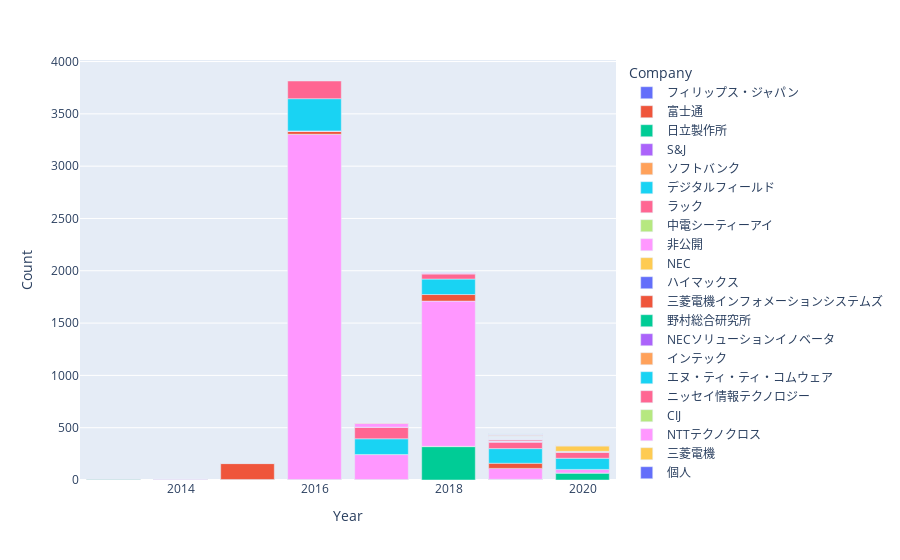

Notebook code for this chart:
### Code cell
fig = px.bar(
    size_company_year,
    x = "Year",
    y = "Count",
    color = "Company",
)
with open("citp-company.html", "w") as f:
    f.write(fig.to_html(include_plotlyjs="cdn"))
fig.show()

### Figure 1 — Plotly figure (JSON) as saved in the notebook; plotly's stock layout.template omitted (floating-point values rounded to 4 significant figures)
{"data": [{"alignmentgroup": "True", "hovertemplate": "Company=フィリップス・ジャパン<br>Year=%{x}<br>Count=%{y}<extra></extra>", "legendgroup": "フィリップス・ジャパン", "marker": {"color": "#636efa"}, "name": "フィリップス・ジャパン", "offsetgroup": "フィリップス・ジャパン", "orientation": "v", "showlegend": true, "textposition": "auto", "type": "bar", "x": [2013], "xaxis": "x", "y": [1], "yaxis": "y"}, {"alignmentgroup": "True", "hovertemplate": "Company=富士通<br>Year=%{x}<br>Count=%{y}<extra></extra>", "legendgroup": "富士通", "marker": {"color": "#EF553B"}, "name": "富士通", "offsetgroup": "富士通", "orientation": "v", "showlegend": true, "textposition": "auto", "type": "bar", "x": [2013, 2019], "xaxis": "x", "y": [1, 3], "yaxis": "y"}, {"alignmentgroup": "True", "hovertemplate": "Company=日立製作所<br>Year=%{x}<br>Count=%{y}<extra></extra>", "legendgroup": "日立製作所", "marker": {"color": "#00cc96"}, "name": "日立製作所", "offsetgroup": "日立製作所", "orientation": "v", "showlegend": true, "textposition": "auto", "type": "bar", "x": [2013, 2018, 2019, 2020], "xaxis": "x", "y": [2, 319, 2, 66], "yaxis": "y"}, {"alignmentgroup": "True", "hovertemplate": "Company=S&J<br>Year=%{x}<br>Count=%{y}<extra></extra>", "legendgroup": "S&J", "marker": {"color": "#ab63fa"}, "name": "S&J", "offsetgroup": "S&J", "orientation": "v", "showlegend": true, "textposition": "auto", "type": "bar", "x": [2014], "xaxis": "x", "y": [1], "yaxis": "y"}, {"alignmentgroup": "True", "hovertemplate": "Company=ソフトバンク<br>Year=%{x}<br>Count=%{y}<extra></extra>", "legendgroup": "ソフトバンク", "marker": {"color": "#FFA15A"}, "name": "ソフトバンク", "offsetgroup": "ソフトバンク", "orientation": "v", "showlegend": true, "textposition": "auto", "type": "bar", "x": [2014], "xaxis": "x", "y": [1], "yaxis": "y"}, {"alignmentgroup": "True", "hovertemplate": "Company=デジタルフィールド<br>Year=%{x}<br>Count=%{y}<extra></extra>", "legendgroup": "デジタルフィールド", "marker": {"color": "#19d3f3"}, "name": "デジタルフィールド", "offsetgroup": "デジタルフィールド", "orientation": "v", "showlegend": true, "textposition": "auto", "type": "bar", "x": [2014], "xaxis": "x", "y": [1], "yaxis": "y"}, {"alignmentgroup": "True", "hovertemplate": "Company=ラック<br>Year=%{x}<br>Count=%{y}<extra></extra>", "legendgroup": "ラック", "marker": {"color": "#FF6692"}, "name": "ラック", "offsetgroup": "ラック", "orientation": "v", "showlegend": true, "textposition": "auto", "type": "bar", "x": [2014, 2015], "xaxis": "x", "y": [1, 1], "yaxis": "y"}, {"alignmentgroup": "True", "hovertemplate": "Company=中電シーティーアイ<br>Year=%{x}<br>Count=%{y}<extra></extra>", "legendgroup": "中電シーティーアイ", "marker": {"color": "#B6E880"}, "name": "中電シーティーアイ", "offsetgroup": "中電シーティーアイ", "orientation": "v", "showlegend": true, "textposition": "auto", "type": "bar", "x": [2014, 2015, 2016, 2017, 2018, 2019, 2020], "xaxis": "x", "y": [2, 2, 5, 5, 3, 2, 1], "yaxis": "y"}, {"alignmentgroup": "True", "hovertemplate": "Company=非公開<br>Year=%{x}<br>Count=%{y}<extra></extra>", "legendgroup": "非公開", "marker": {"color": "#FF97FF"}, "name": "非公開", "offsetgroup": "非公開", "orientation": "v", "showlegend": true, "textposition": "auto", "type": "bar", "x": [2014, 2016, 2017, 2018, 2019, 2020], "xaxis": "x", "y": [3, 3299, 238, 1388, 104, 34], "yaxis": "y"}, {"alignmentgroup": "True", "hovertemplate": "Company=NEC<br>Year=%{x}<br>Count=%{y}<extra></extra>", "legendgroup": "NEC", "marker": {"color": "#FECB52"}, "name": "NEC", "offsetgroup": "NEC", "orientation": "v", "showlegend": true, "textposition": "auto", "type": "bar", "x": [2015, 2016, 2017], "xaxis": "x", "y": [1, 1, 1], "yaxis": "y"}, {"alignmentgroup": "True", "hovertemplate": "Company=ハイマックス<br>Year=%{x}<br>Count=%{y}<extra></extra>", "legendgroup": "ハイマックス", "marker": {"color": "#636efa"}, "name": "ハイマックス", "offsetgroup": "ハイマックス", "orientation": "v", "showlegend": true, "textposition": "auto", "type": "bar", "x": [2015], "xaxis": "x", "y": [1], "yaxis": "y"}, {"alignmentgroup": "True", "hovertemplate": "Company=三菱電機インフォメーションシステムズ<br>Year=%{x}<br>Count=%{y}<extra></extra>", "legendgroup": "三菱電機インフォメーションシステムズ", "marker": {"color": "#EF553B"}, "name": "三菱電機インフォメーションシステムズ", "offsetgroup": "三菱電機インフォメーションシステムズ", "orientation": "v", "showlegend": true, "textposition": "auto", "type": "bar", "x": [2015, 2016, 2018, 2019], "xaxis": "x", "y": [152, 28, 63, 49], "yaxis": "y"}, {"alignmentgroup": "True", "hovertemplate": "Company=野村総合研究所<br>Year=%{x}<br>Count=%{y}<extra></extra>", "legendgroup": "野村総合研究所", "marker": {"color": "#00cc96"}, "name": "野村総合研究所", "offsetgroup": "野村総合研究所", "orientation": "v", "showlegend": true, "textposition": "auto", "type": "bar", "x": [2015, 2016], "xaxis": "x", "y": [1, 1], "yaxis": "y"}, {"alignmentgroup": "True", "hovertemplate": "Company=NECソリューションイノベータ<br>Year=%{x}<br>Count=%{y}<extra></extra>", "legendgroup": "NECソリューションイノベータ", "marker": {"color": "#ab63fa"}, "name": "NECソリューションイノベータ", "offsetgroup": "NECソリューションイノベータ", "orientation": "v", "showlegend": true, "textposition": "auto", "type": "bar", "x": [2016], "xaxis": "x", "y": [1], "yaxis": "y"}, {"alignmentgroup": "True", "hovertemplate": "Company=インテック<br>Year=%{x}<br>Count=%{y}<extra></extra>", "legendgroup": "インテック", "marker": {"color": "#FFA15A"}, "name": "インテック", "offsetgroup": "インテック", "orientation": "v", "showlegend": true, "textposition": "auto", "type": "bar", "x": [2016], "xaxis": "x", "y": [2], "yaxis": "y"}, {"alignmentgroup": "True", "hovertemplate": "Company=エヌ・ティ・ティ・コムウェア<br>Year=%{x}<br>Count=%{y}<extra></extra>", "legendgroup": "エヌ・ティ・ティ・コムウェア", "marker": {"color": "#19d3f3"}, "name": "エヌ・ティ・ティ・コムウェア", "offsetgroup": "エヌ・ティ・ティ・コムウェア", "orientation": "v", "showlegend": true, "textposition": "auto", "type": "bar", "x": [2016, 2017, 2018, 2019, 2020], "xaxis": "x", "y": [308, 150, 148, 140, 107], "yaxis": "y"}, {"alignmentgroup": "True", "hovertemplate": "Company=ニッセイ情報テクノロジー<br>Year=%{x}<br>Count=%{y}<extra></extra>", "legendgroup": "ニッセイ情報テクノロジー", "marker": {"color": "#FF6692"}, "name": "ニッセイ情報テクノロジー", "offsetgroup": "ニッセイ情報テクノロジー", "orientation": "v", "showlegend": true, "textposition": "auto", "type": "bar", "x": [2016, 2017, 2018, 2019, 2020], "xaxis": "x", "y": [169, 110, 48, 61, 57], "yaxis": "y"}, {"alignmentgroup": "True", "hovertemplate": "Company=CIJ<br>Year=%{x}<br>Count=%{y}<extra></extra>", "legendgroup": "CIJ", "marker": {"color": "#B6E880"}, "name": "CIJ", "offsetgroup": "CIJ", "orientation": "v", "showlegend": true, "textposition": "auto", "type": "bar", "x": [2017], "xaxis": "x", "y": [1], "yaxis": "y"}, {"alignmentgroup": "True", "hovertemplate": "Company=NTTテクノクロス<br>Year=%{x}<br>Count=%{y}<extra></extra>", "legendgroup": "NTTテクノクロス", "marker": {"color": "#FF97FF"}, "name": "NTTテクノクロス", "offsetgroup": "NTTテクノクロス", "orientation": "v", "showlegend": true, "textposition": "auto", "type": "bar", "x": [2017, 2018, 2019], "xaxis": "x", "y": [38, 10, 9], "yaxis": "y"}, {"alignmentgroup": "True", "hovertemplate": "Company=三菱電機<br>Year=%{x}<br>Count=%{y}<extra></extra>", "legendgroup": "三菱電機", "marker": {"color": "#FECB52"}, "name": "三菱電機", "offsetgroup": "三菱電機", "orientation": "v", "showlegend": true, "textposition": "auto", "type": "bar", "x": [2017], "xaxis": "x", "y": [1], "yaxis": "y"}, {"alignmentgroup": "True", "hovertemplate": "Company=個人<br>Year=%{x}<br>Count=%{y}<extra></extra>", "legendgroup": "個人", "marker": {"color": "#636efa"}, "name": "個人", "offsetgroup": "個人", "orientation": "v", "showlegend": true, "textposition": "auto", "type": "bar", "x": [2018], "xaxis": "x", "y": [1], "yaxis": "y"}, {"alignmentgroup": "True", "hovertemplate": "Company=大阪府警察本部<br>Year=%{x}<br>Count=%{y}<extra></extra>", "legendgroup": "大阪府警察本部", "marker": {"color": "#EF553B"}, "name": "大阪府警察本部", "offsetgroup": "大阪府警察本部", "orientation": "v", "showlegend": true, "textposition": "auto", "type": "bar", "x": [2018], "xaxis": "x", "y": [1], "yaxis": "y"}, {"alignmentgroup": "True", "hovertemplate": "Company=CCアーキテクト<br>Year=%{x}<br>Count=%{y}<extra></extra>", "legendgroup": "CCアーキテクト", "marker": {"color": "#00cc96"}, "name": "CCアーキテクト", "offsetgroup": "CCアーキテクト", "orientation": "v", "showlegend": true, "textposition": "auto", "type": "bar", "x": [2019], "xaxis": "x", "y": [1], "yaxis": "y"}, {"alignmentgroup": "True", "hovertemplate": "Company=JCCソフト<br>Year=%{x}<br>Count=%{y}<extra></extra>", "legendgroup": "JCCソフト", "marker": {"color": "#ab63fa"}, "name": "JCCソフト", "offsetgroup": "JCCソフト", "orientation": "v", "showlegend": true, "textposition": "auto", "type": "bar", "x": [2019], "xaxis": "x", "y": [1], "yaxis": "y"}, {"alignmentgroup": "True", "hovertemplate": "Company=Ovum Software<br>Year=%{x}<br>Count=%{y}<extra></extra>", "legendgroup": "Ovum Software", "marker": {"color": "#FFA15A"}, "name": "Ovum Software", "offsetgroup": "Ovum Software", "orientation": "v", "showlegend": true, "textposition": "auto", "type": "bar", "x": [2019], "xaxis": "x", "y": [1], "yaxis": "y"}, {"alignmentgroup": "True", "hovertemplate": "Company=SHIFT<br>Year=%{x}<br>Count=%{y}<extra></extra>", "legendgroup": "SHIFT", "marker": {"color": "#19d3f3"}, "name": "SHIFT", "offsetgroup": "SHIFT", "orientation": "v", "showlegend": true, "textposition": "auto", "type": "bar", "x": [2019], "xaxis": "x", "y": [1], "yaxis": "y"}, {"alignmentgroup": "True", "hovertemplate": "Company=みずほ情報総研<br>Year=%{x}<br>Count=%{y}<extra></extra>", "legendgroup": "みずほ情報総研", "marker": {"color": "#FF6692"}, "name": "みずほ情報総研", "offsetgroup": "みずほ情報総研", "orientation": "v", "showlegend": true, "textposition": "auto", "type": "bar", "x": [2019, 2020], "xaxis": "x", "y": [15, 3], "yaxis": "y"}, {"alignmentgroup": "True", "hovertemplate": "Company=みずほ銀行<br>Year=%{x}<br>Count=%{y}<extra></extra>", "legendgroup": "みずほ銀行", "marker": {"color": "#B6E880"}, "name": "みずほ銀行", "offsetgroup": "みずほ銀行", "orientation": "v", "showlegend": true, "textposition": "auto", "type": "bar", "x": [2019], "xaxis": "x", "y": [1], "yaxis": "y"}, {"alignmentgroup": "True", "hovertemplate": "Company=アイテック阪急阪神<br>Year=%{x}<br>Count=%{y}<extra></extra>", "legendgroup": "アイテック阪急阪神", "marker": {"color": "#FF97FF"}, "name": "アイテック阪急阪神", "offsetgroup": "アイテック阪急阪神", "orientation": "v", "showlegend": true, "textposition": "auto", "type": "bar", "x": [2019], "xaxis": "x", "y": [1], "yaxis": "y"}, {"alignmentgroup": "True", "hovertemplate": "Company=アジア航測<br>Year=%{x}<br>Count=%{y}<extra></extra>", "legendgroup": "アジア航測", "marker": {"color": "#FECB52"}, "name": "アジア航測", "offsetgroup": "アジア航測", "orientation": "v", "showlegend": true, "textposition": "auto", "type": "bar", "x": [2019], "xaxis": "x", "y": [1], "yaxis": "y"}, {"alignmentgroup": "True", "hovertemplate": "Company=インテグレーションテクノロジー<br>Year=%{x}<br>Count=%{y}<extra></extra>", "legendgroup": "インテグレーションテクノロジー", "marker": {"color": "#636efa"}, "name": "インテグレーションテクノロジー", "offsetgroup": "インテグレーションテクノロジー", "orientation": "v", "showlegend": true, "textposition": "auto", "type": "bar", "x": [2019], "xaxis": "x", "y": [1], "yaxis": "y"}, {"alignmentgroup": "True", "hovertemplate": "Company=イー・フォース<br>Year=%{x}<br>Count=%{y}<extra></extra>", "legendgroup": "イー・フォース", "marker": {"color": "#EF553B"}, "name": "イー・フォース", "offsetgroup": "イー・フォース", "orientation": "v", "showlegend": true, "textposition": "auto", "type": "bar", "x": [2019], "xaxis": "x", "y": [1], "yaxis": "y"}, {"alignmentgroup": "True", "hovertemplate": "Company=エクセディア・コンサルティング<br>Year=%{x}<br>Count=%{y}<extra></extra>", "legendgroup": "エクセディア・コンサルティング", "marker": {"color": "#00cc96"}, "name": "エクセディア・コンサルティング", "offsetgroup": "エクセディア・コンサルティング", "orientation": "v", "showlegend": true, "textposition": "auto", "type": "bar", "x": [2019], "xaxis": "x", "y": [1], "yaxis": "y"}, {"alignmentgroup": "True", "hovertemplate": "Company=エリクソン・ジャパン<br>Year=%{x}<br>Count=%{y}<extra></extra>", "legendgroup": "エリクソン・ジャパン", "marker": {"color": "#ab63fa"}, "name": "エリクソン・ジャパン", "offsetgroup": "エリクソン・ジャパン", "orientation": "v", "showlegend": true, "textposition": "auto", "type": "bar", "x": [2019], "xaxis": "x", "y": [1], "yaxis": "y"}, {"alignmentgroup": "True", "hovertemplate": "Company=クリモトビジネスアソシエイツ<br>Year=%{x}<br>Count=%{y}<extra></extra>", "legendgroup": "クリモトビジネスアソシエイツ", "marker": {"color": "#FFA15A"}, "name": "クリモトビジネスアソシエイツ", "offsetgroup": "クリモトビジネスアソシエイツ", "orientation": "v", "showlegend": true, "textposition": "auto", "type": "bar", "x": [2019], "xaxis": "x", "y": [1], "yaxis": "y"}, {"alignmentgroup": "True", "hovertemplate": "Company=コンピュートロン<br>Year=%{x}<br>Count=%{y}<extra></extra>", "legendgroup": "コンピュートロン", "marker": {"color": "#19d3f3"}, "name": "コンピュートロン", "offsetgroup": "コンピュートロン", "orientation": "v", "showlegend": true, "textposition": "auto", "type": "bar", "x": [2019], "xaxis": "x", "y": [1], "yaxis": "y"}, {"alignmentgroup": "True", "hovertemplate": "Company=スクウェア・エニックス<br>Year=%{x}<br>Count=%{y}<extra></extra>", "legendgroup": "スクウェア・エニックス", "marker": {"color": "#FF6692"}, "name": "スクウェア・エニックス", "offsetgroup": "スクウェア・エニックス", "orientation": "v", "showlegend": true, "textposition": "auto", "type": "bar", "x": [2019], "xaxis": "x", "y": [1], "yaxis": "y"}, {"alignmentgroup": "True", "hovertemplate": "Company=ソフトウェアコントロール<br>Year=%{x}<br>Count=%{y}<extra></extra>", "legendgroup": "ソフトウェアコントロール", "marker": {"color": "#B6E880"}, "name": "ソフトウェアコントロール", "offsetgroup": "ソフトウェアコントロール", "orientation": "v", "showlegend": true, "textposition": "auto", "type": "bar", "x": [2019], "xaxis": "x", "y": [1], "yaxis": "y"}, {"alignmentgroup": "True", "hovertemplate": "Company=ソフトバンク・テクノロジー<br>Year=%{x}<br>Count=%{y}<extra></extra>", "legendgroup": "ソフトバンク・テクノロジー", "marker": {"color": "#FF97FF"}, "name": "ソフトバンク・テクノロジー", "offsetgroup": "ソフトバンク・テクノロジー", "orientation": "v", "showlegend": true, "textposition": "auto", "type": "bar", "x": [2019], "xaxis": "x", "y": [1], "yaxis": "y"}, {"alignmentgroup": "True", "hovertemplate": "Company=デンソー<br>Year=%{x}<br>Count=%{y}<extra></extra>", "legendgroup": "デンソー", "marker": {"color": "#FECB52"}, "name": "デンソー", "offsetgroup": "デンソー", "orientation": "v", "showlegend": true, "textposition": "auto", "type": "bar", "x": [2019], "xaxis": "x", "y": [1], "yaxis": "y"}, {"alignmentgroup": "True", "hovertemplate": "Company=トヨタ自動車<br>Year=%{x}<br>Count=%{y}<extra></extra>", "legendgroup": "トヨタ自動車", "marker": {"color": "#636efa"}, "name": "トヨタ自動車", "offsetgroup": "トヨタ自動車", "orientation": "v", "showlegend": true, "textposition": "auto", "type": "bar", "x": [2019], "xaxis": "x", "y": [1], "yaxis": "y"}, {"alignmentgroup": "True", "hovertemplate": "Company=ハルコム<br>Year=%{x}<br>Count=%{y}<extra></extra>", "legendgroup": "ハルコム", "marker": {"color": "#EF553B"}, "name": "ハルコム", "offsetgroup": "ハルコム", "orientation": "v", "showlegend": true, "textposition": "auto", "type": "bar", "x": [2019], "xaxis": "x", "y": [1], "yaxis": "y"}, {"alignmentgroup": "True", "hovertemplate": "Company=ファースト<br>Year=%{x}<br>Count=%{y}<extra></extra>", "legendgroup": "ファースト", "marker": {"color": "#00cc96"}, "name": "ファースト", "offsetgroup": "ファースト", "orientation": "v", "showlegend": true, "textposition": "auto", "type": "bar", "x": [2019], "xaxis": "x", "y": [1], "yaxis": "y"}, {"alignmentgroup": "True", "hovertemplate": "Company=マクニカ<br>Year=%{x}<br>Count=%{y}<extra></extra>", "legendgroup": "マクニカ", "marker": {"color": "#ab63fa"}, "name": "マクニカ", "offsetgroup": "マクニカ", "orientation": "v", "showlegend": true, "textposition": "auto", "type": "bar", "x": [2019], "xaxis": "x", "y": [1], "yaxis": "y"}, {"alignmentgroup": "True", "hovertemplate": "Company=リコー<br>Year=%{x}<br>Count=%{y}<extra></extra>", "legendgroup": "リコー", "marker": {"color": "#FFA15A"}, "name": "リコー", "offsetgroup": "リコー", "orientation": "v", "showlegend": true, "textposition": "auto", "type": "bar", "x": [2019, 2020], "xaxis": "x", "y": [1, 2], "yaxis": "y"}, {"alignmentgroup": "True", "hovertemplate": "Company=三井物産セキュアディレクション<br>Year=%{x}<br>Count=%{y}<extra></extra>", "legendgroup": "三井物産セキュアディレクション", "marker": {"color": "#19d3f3"}, "name": "三井物産セキュアディレクション", "offsetgroup": "三井物産セキュアディレクション", "orientation": "v", "showlegend": true, "textposition": "auto", "type": "bar", "x": [2019], "xaxis": "x", "y": [1], "yaxis": "y"}, {"alignmentgroup": "True", "hovertemplate": "Company=三菱電機マイコン機器ソフトウエア<br>Year=%{x}<br>Count=%{y}<extra></extra>", "legendgroup": "三菱電機マイコン機器ソフトウエア", "marker": {"color": "#FF6692"}, "name": "三菱電機マイコン機器ソフトウエア", "offsetgroup": "三菱電機マイコン機器ソフトウエア", "orientation": "v", "showlegend": true, "textposition": "auto", "type": "bar", "x": [2019], "xaxis": "x", "y": [1], "yaxis": "y"}, {"alignmentgroup": "True", "hovertemplate": "Company=京セラ<br>Year=%{x}<br>Count=%{y}<extra></extra>", "legendgroup": "京セラ", "marker": {"color": "#B6E880"}, "name": "京セラ", "offsetgroup": "京セラ", "orientation": "v", "showlegend": true, "textposition": "auto", "type": "bar", "x": [2019], "xaxis": "x", "y": [1], "yaxis": "y"}, {"alignmentgroup": "True", "hovertemplate": "Company=力武健次技術士事務所<br>Year=%{x}<br>Count=%{y}<extra></extra>", "legendgroup": "力武健次技術士事務所", "marker": {"color": "#FF97FF"}, "name": "力武健次技術士事務所", "offsetgroup": "力武健次技術士事務所", "orientation": "v", "showlegend": true, "textposition": "auto", "type": "bar", "x": [2019], "xaxis": "x", "y": [1], "yaxis": "y"}, {"alignmentgroup": "True", "hovertemplate": "Company=坂東技術士事務所<br>Year=%{x}<br>Count=%{y}<extra></extra>", "legendgroup": "坂東技術士事務所", "marker": {"color": "#FECB52"}, "name": "坂東技術士事務所", "offsetgroup": "坂東技術士事務所", "orientation": "v", "showlegend": true, "textposition": "auto", "type": "bar", "x": [2019], "xaxis": "x", "y": [1], "yaxis": "y"}, {"alignmentgroup": "True", "hovertemplate": "Company=大脇技術士事務所<br>Year=%{x}<br>Count=%{y}<extra></extra>", "legendgroup": "大脇技術士事務所", "marker": {"color": "#636efa"}, "name": "大脇技術士事務所", "offsetgroup": "大脇技術士事務所", "orientation": "v", "showlegend": true, "textposition": "auto", "type": "bar", "x": [2019], "xaxis": "x", "y": [1], "yaxis": "y"}, {"alignmentgroup": "True", "hovertemplate": "Company=太平洋工業<br>Year=%{x}<br>Count=%{y}<extra></extra>", "legendgroup": "太平洋工業", "marker": {"color": "#EF553B"}, "name": "太平洋工業", "offsetgroup": "太平洋工業", "orientation": "v", "showlegend": true, "textposition": "auto", "type": "bar", "x": [2019], "xaxis": "x", "y": [1], "yaxis": "y"}, {"alignmentgroup": "True", "hovertemplate": "Company=山下設計<br>Year=%{x}<br>Count=%{y}<extra></extra>", "legendgroup": "山下設計", "marker": {"color": "#00cc96"}, "name": "山下設計", "offsetgroup": "山下設計", "orientation": "v", "showlegend": true, "textposition": "auto", "type": "bar", "x": [2019], "xaxis": "x", "y": [1], "yaxis": "y"}, {"alignmentgroup": "True", "hovertemplate": "Company=山脇学園<br>Year=%{x}<br>Count=%{y}<extra></extra>", "legendgroup": "山脇学園", "marker": {"color": "#ab63fa"}, "name": "山脇学園", "offsetgroup": "山脇学園", "orientation": "v", "showlegend": true, "textposition": "auto", "type": "bar", "x": [2019], "xaxis": "x", "y": [1], "yaxis": "y"}, {"alignmentgroup": "True", "hovertemplate": "Company=日本工営<br>Year=%{x}<br>Count=%{y}<extra></extra>", "legendgroup": "日本工営", "marker": {"color": "#FFA15A"}, "name": "日本工営", "offsetgroup": "日本工営", "orientation": "v", "showlegend": true, "textposition": "auto", "type": "bar", "x": [2019], "xaxis": "x", "y": [2], "yaxis": "y"}, {"alignmentgroup": "True", "hovertemplate": "Company=日本ＮＣＲ<br>Year=%{x}<br>Count=%{y}<extra></extra>", "legendgroup": "日本ＮＣＲ", "marker": {"color": "#19d3f3"}, "name": "日本ＮＣＲ", "offsetgroup": "日本ＮＣＲ", "orientation": "v", "showlegend": true, "textposition": "auto", "type": "bar", "x": [2019], "xaxis": "x", "y": [1], "yaxis": "y"}, {"alignmentgroup": "True", "hovertemplate": "Company=日立システムズ<br>Year=%{x}<br>Count=%{y}<extra></extra>", "legendgroup": "日立システムズ", "marker": {"color": "#FF6692"}, "name": "日立システムズ", "offsetgroup": "日立システムズ", "orientation": "v", "showlegend": true, "textposition": "auto", "type": "bar", "x": [2019], "xaxis": "x", "y": [1], "yaxis": "y"}, {"alignmentgroup": "True", "hovertemplate": "Company=日立ソリューションズ・クリエイト<br>Year=%{x}<br>Count=%{y}<extra></extra>", "legendgroup": "日立ソリューションズ・クリエイト", "marker": {"color": "#B6E880"}, "name": "日立ソリューションズ・クリエイト", "offsetgroup": "日立ソリューションズ・クリエイト", "orientation": "v", "showlegend": true, "textposition": "auto", "type": "bar", "x": [2019], "xaxis": "x", "y": [1], "yaxis": "y"}, {"alignmentgroup": "True", "hovertemplate": "Company=日立産機システム<br>Year=%{x}<br>Count=%{y}<extra></extra>", "legendgroup": "日立産機システム", "marker": {"color": "#FF97FF"}, "name": "日立産機システム", "offsetgroup": "日立産機システム", "orientation": "v", "showlegend": true, "textposition": "auto", "type": "bar", "x": [2019], "xaxis": "x", "y": [1], "yaxis": "y"}, {"alignmentgroup": "True", "hovertemplate": "Company=東京ガスｉネット<br>Year=%{x}<br>Count=%{y}<extra></extra>", "legendgroup": "東京ガスｉネット", "marker": {"color": "#FECB52"}, "name": "東京ガスｉネット", "offsetgroup": "東京ガスｉネット", "orientation": "v", "showlegend": true, "textposition": "auto", "type": "bar", "x": [2019], "xaxis": "x", "y": [1], "yaxis": "y"}, {"alignmentgroup": "True", "hovertemplate": "Company=東京工業高等専門学校<br>Year=%{x}<br>Count=%{y}<extra></extra>", "legendgroup": "東京工業高等専門学校", "marker": {"color": "#636efa"}, "name": "東京工業高等専門学校", "offsetgroup": "東京工業高等専門学校", "orientation": "v", "showlegend": true, "textposition": "auto", "type": "bar", "x": [2019], "xaxis": "x", "y": [1], "yaxis": "y"}, {"alignmentgroup": "True", "hovertemplate": "Company=東芝インフラシステムズ<br>Year=%{x}<br>Count=%{y}<extra></extra>", "legendgroup": "東芝インフラシステムズ", "marker": {"color": "#EF553B"}, "name": "東芝インフラシステムズ", "offsetgroup": "東芝インフラシステムズ", "orientation": "v", "showlegend": true, "textposition": "auto", "type": "bar", "x": [2019], "xaxis": "x", "y": [6], "yaxis": "y"}, {"alignmentgroup": "True", "hovertemplate": "Company=東芝デジタルソリューションズ<br>Year=%{x}<br>Count=%{y}<extra></extra>", "legendgroup": "東芝デジタルソリューションズ", "marker": {"color": "#00cc96"}, "name": "東芝デジタルソリューションズ", "offsetgroup": "東芝デジタルソリューションズ", "orientation": "v", "showlegend": true, "textposition": "auto", "type": "bar", "x": [2019], "xaxis": "x", "y": [1], "yaxis": "y"}, {"alignmentgroup": "True", "hovertemplate": "Company=松下技術士事務所<br>Year=%{x}<br>Count=%{y}<extra></extra>", "legendgroup": "松下技術士事務所", "marker": {"color": "#ab63fa"}, "name": "松下技術士事務所", "offsetgroup": "松下技術士事務所", "orientation": "v", "showlegend": true, "textposition": "auto", "type": "bar", "x": [2019], "xaxis": "x", "y": [1], "yaxis": "y"}, {"alignmentgroup": "True", "hovertemplate": "Company=柏原コンサルティングオフィス<br>Year=%{x}<br>Count=%{y}<extra></extra>", "legendgroup": "柏原コンサルティングオフィス", "marker": {"color": "#FFA15A"}, "name": "柏原コンサルティングオフィス", "offsetgroup": "柏原コンサルティングオフィス", "orientation": "v", "showlegend": true, "textposition": "auto", "type": "bar", "x": [2019], "xaxis": "x", "y": [1], "yaxis": "y"}, {"alignmentgroup": "True", "hovertemplate": "Company=沖電気工業<br>Year=%{x}<br>Count=%{y}<extra></extra>", "legendgroup": "沖電気工業", "marker": {"color": "#19d3f3"}, "name": "沖電気工業", "offsetgroup": "沖電気工業", "orientation": "v", "showlegend": true, "textposition": "auto", "type": "bar", "x": [2019], "xaxis": "x", "y": [1], "yaxis": "y"}, {"alignmentgroup": "True", "hovertemplate": "Company=石川Ｅ＆ＩＴ技術士事務所<br>Year=%{x}<br>Count=%{y}<extra></extra>", "legendgroup": "石川Ｅ＆ＩＴ技術士事務所", "marker": {"color": "#FF6692"}, "name": "石川Ｅ＆ＩＴ技術士事務所", "offsetgroup": "石川Ｅ＆ＩＴ技術士事務所", "orientation": "v", "showlegend": true, "textposition": "auto", "type": "bar", "x": [2019], "xaxis": "x", "y": [1], "yaxis": "y"}, {"alignmentgroup": "True", "hovertemplate": "Company=神戸学院大学<br>Year=%{x}<br>Count=%{y}<extra></extra>", "legendgroup": "神戸学院大学", "marker": {"color": "#B6E880"}, "name": "神戸学院大学", "offsetgroup": "神戸学院大学", "orientation": "v", "showlegend": true, "textposition": "auto", "type": "bar", "x": [2019], "xaxis": "x", "y": [1], "yaxis": "y"}, {"alignmentgroup": "True", "hovertemplate": "Company=鍜治技術士事務所<br>Year=%{x}<br>Count=%{y}<extra></extra>", "legendgroup": "鍜治技術士事務所", "marker": {"color": "#FF97FF"}, "name": "鍜治技術士事務所", "offsetgroup": "鍜治技術士事務所", "orientation": "v", "showlegend": true, "textposition": "auto", "type": "bar", "x": [2019], "xaxis": "x", "y": [1], "yaxis": "y"}, {"alignmentgroup": "True", "hovertemplate": "Company=関電システムズ<br>Year=%{x}<br>Count=%{y}<extra></extra>", "legendgroup": "関電システムズ", "marker": {"color": "#FECB52"}, "name": "関電システムズ", "offsetgroup": "関電システムズ", "orientation": "v", "showlegend": true, "textposition": "auto", "type": "bar", "x": [2019], "xaxis": "x", "y": [1], "yaxis": "y"}, {"alignmentgroup": "True", "hovertemplate": "Company=電設コンサルタンツ株式会社<br>Year=%{x}<br>Count=%{y}<extra></extra>", "legendgroup": "電設コンサルタンツ株式会社", "marker": {"color": "#636efa"}, "name": "電設コンサルタンツ株式会社", "offsetgroup": "電設コンサルタンツ株式会社", "orientation": "v", "showlegend": true, "textposition": "auto", "type": "bar", "x": [2019], "xaxis": "x", "y": [1], "yaxis": "y"}, {"alignmentgroup": "True", "hovertemplate": "Company=電通国際情報サービス<br>Year=%{x}<br>Count=%{y}<extra></extra>", "legendgroup": "電通国際情報サービス", "marker": {"color": "#EF553B"}, "name": "電通国際情報サービス", "offsetgroup": "電通国際情報サービス", "orientation": "v", "showlegend": true, "textposition": "auto", "type": "bar", "x": [2019], "xaxis": "x", "y": [1], "yaxis": "y"}, {"alignmentgroup": "True", "hovertemplate": "Company=飯田ICT技術士事務所<br>Year=%{x}<br>Count=%{y}<extra></extra>", "legendgroup": "飯田ICT技術士事務所", "marker": {"color": "#00cc96"}, "name": "飯田ICT技術士事務所", "offsetgroup": "飯田ICT技術士事務所", "orientation": "v", "showlegend": true, "textposition": "auto", "type": "bar", "x": [2019], "xaxis": "x", "y": [1], "yaxis": "y"}, {"alignmentgroup": "True", "hovertemplate": "Company=ＬＳＥＴ<br>Year=%{x}<br>Count=%{y}<extra></extra>", "legendgroup": "ＬＳＥＴ", "marker": {"color": "#ab63fa"}, "name": "ＬＳＥＴ", "offsetgroup": "ＬＳＥＴ", "orientation": "v", "showlegend": true, "textposition": "auto", "type": "bar", "x": [2019], "xaxis": "x", "y": [1], "yaxis": "y"}, {"alignmentgroup": "True", "hovertemplate": "Company=ＮＤＳ<br>Year=%{x}<br>Count=%{y}<extra></extra>", "legendgroup": "ＮＤＳ", "marker": {"color": "#FFA15A"}, "name": "ＮＤＳ", "offsetgroup": "ＮＤＳ", "orientation": "v", "showlegend": true, "textposition": "auto", "type": "bar", "x": [2019], "xaxis": "x", "y": [1], "yaxis": "y"}, {"alignmentgroup": "True", "hovertemplate": "Company=NTT西日本<br>Year=%{x}<br>Count=%{y}<extra></extra>", "legendgroup": "NTT西日本", "marker": {"color": "#19d3f3"}, "name": "NTT西日本", "offsetgroup": "NTT西日本", "orientation": "v", "showlegend": true, "textposition": "auto", "type": "bar", "x": [2020], "xaxis": "x", "y": [1], "yaxis": "y"}, {"alignmentgroup": "True", "hovertemplate": "Company=みずほ信託銀行<br>Year=%{x}<br>Count=%{y}<extra></extra>", "legendgroup": "みずほ信託銀行", "marker": {"color": "#FF6692"}, "name": "みずほ信託銀行", "offsetgroup": "みずほ信託銀行", "orientation": "v", "showlegend": true, "textposition": "auto", "type": "bar", "x": [2020], "xaxis": "x", "y": [1], "yaxis": "y"}, {"alignmentgroup": "True", "hovertemplate": "Company=アルプスアルパイン<br>Year=%{x}<br>Count=%{y}<extra></extra>", "legendgroup": "アルプスアルパイン", "marker": {"color": "#B6E880"}, "name": "アルプスアルパイン", "offsetgroup": "アルプスアルパイン", "orientation": "v", "showlegend": true, "textposition": "auto", "type": "bar", "x": [2020], "xaxis": "x", "y": [1], "yaxis": "y"}, {"alignmentgroup": "True", "hovertemplate": "Company=タクマ<br>Year=%{x}<br>Count=%{y}<extra></extra>", "legendgroup": "タクマ", "marker": {"color": "#FF97FF"}, "name": "タクマ", "offsetgroup": "タクマ", "orientation": "v", "showlegend": true, "textposition": "auto", "type": "bar", "x": [2020], "xaxis": "x", "y": [1], "yaxis": "y"}, {"alignmentgroup": "True", "hovertemplate": "Company=リコーITソリューションズ<br>Year=%{x}<br>Count=%{y}<extra></extra>", "legendgroup": "リコーITソリューションズ", "marker": {"color": "#FECB52"}, "name": "リコーITソリューションズ", "offsetgroup": "リコーITソリューションズ", "orientation": "v", "showlegend": true, "textposition": "auto", "type": "bar", "x": [2020], "xaxis": "x", "y": [53], "yaxis": "y"}, {"alignmentgroup": "True", "hovertemplate": "Company=三倉エンジニアリング<br>Year=%{x}<br>Count=%{y}<extra></extra>", "legendgroup": "三倉エンジニアリング", "marker": {"color": "#636efa"}, "name": "三倉エンジニアリング", "offsetgroup": "三倉エンジニアリング", "orientation": "v", "showlegend": true, "textposition": "auto", "type": "bar", "x": [2020], "xaxis": "x", "y": [1], "yaxis": "y"}, {"alignmentgroup": "True", "hovertemplate": "Company=吉川技術士事務所<br>Year=%{x}<br>Count=%{y}<extra></extra>", "legendgroup": "吉川技術士事務所", "marker": {"color": "#EF553B"}, "name": "吉川技術士事務所", "offsetgroup": "吉川技術士事務所", "orientation": "v", "showlegend": true, "textposition": "auto", "type": "bar", "x": [2020], "xaxis": "x", "y": [1], "yaxis": "y"}, {"alignmentgroup": "True", "hovertemplate": "Company=日本電技<br>Year=%{x}<br>Count=%{y}<extra></extra>", "legendgroup": "日本電技", "marker": {"color": "#00cc96"}, "name": "日本電技", "offsetgroup": "日本電技", "orientation": "v", "showlegend": true, "textposition": "auto", "type": "bar", "x": [2020], "xaxis": "x", "y": [1], "yaxis": "y"}], "layout": {"barmode": "relative", "legend": {"title": {"text": "Company"}, "tracegroupgap": 0}, "margin": {"t": 60}, "xaxis": {"anchor": "y", "domain": [0, 1], "title": {"text": "Year"}}, "yaxis": {"anchor": "x", "domain": [0, 1], "title": {"text": "Count"}}}}
